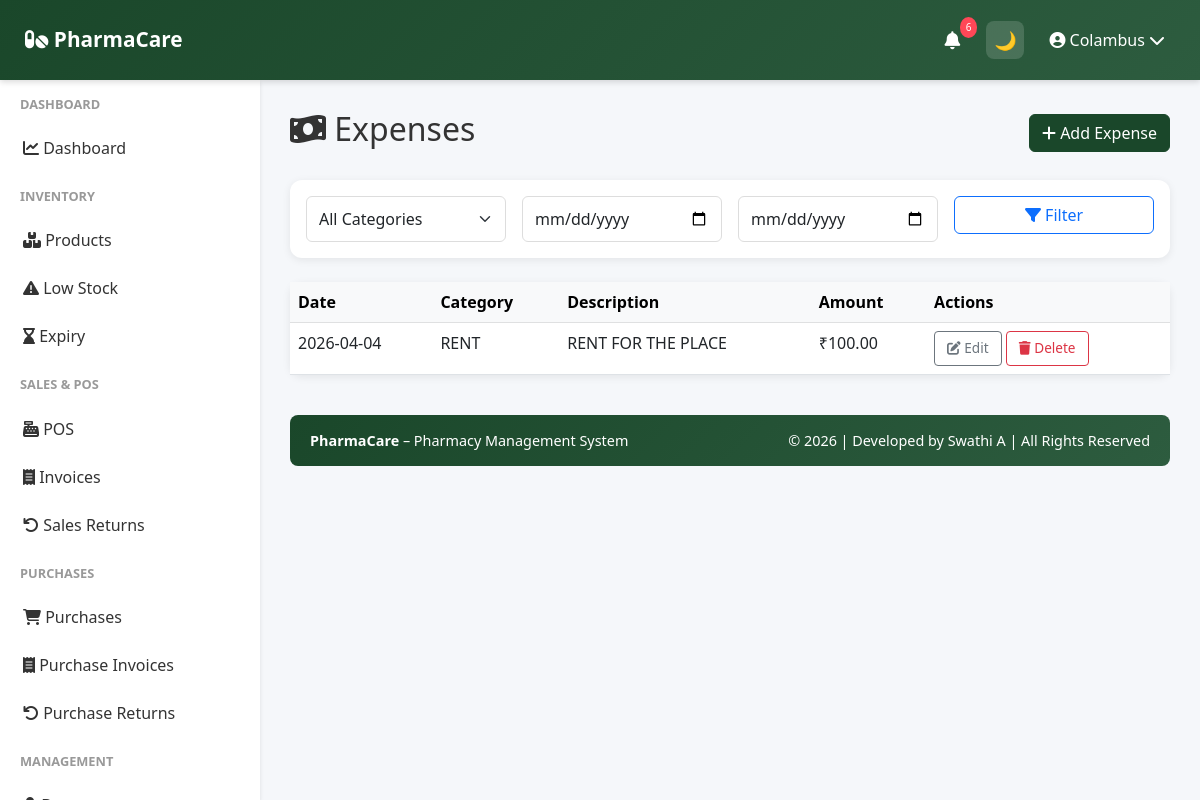
The app's page /accounting/expenses (signed in) with its own data.
### app/models.py (models this page shows, shortened)
class User(UserMixin, db.Model):
    __tablename__ = 'user'
    id = db.Column(db.Integer, primary_key=True)
    company_id = db.Column(db.Integer, db.ForeignKey('company.id'), nullable=False)
    role = db.Column(db.String(20), default='manager')
    username = db.Column(db.String(255), unique=True, nullable=False)
    password_hash = db.Column(db.String(255), nullable=False)
    is_active = db.Column(db.Boolean, default=True)
    last_login = db.Column(db.DateTime)
    created_date = db.Column(db.DateTime, default=datetime.utcnow)
    updated_date = db.Column(db.DateTime, default=datetime.utcnow, onupdate=datetime.utcnow)
    company = db.relationship('Company', back_populates='user')

class Expense(db.Model):
    __tablename__ = 'expense'
    id = db.Column(db.Integer, primary_key=True)
    company_id = db.Column(db.Integer, db.ForeignKey('company.id'), nullable=False)
    expense_category = db.Column(db.String(100), nullable=False)  # 'rent', 'utilities', 'staff', etc.
    description = db.Column(db.String(255), nullable=False)
    amount = db.Column(db.Float, nullable=False)
    receipt_image = db.Column(db.String(500))
    expense_date = db.Column(db.DateTime, nullable=False)
    created_date = db.Column(db.DateTime, default=datetime.utcnow)
    company = db.relationship('Company', back_populates='expenses')

### app/routes/accounting.py (the view)
@accounting_bp.route('/expenses')
@login_required
@require_roles('owner')
def expenses_list():
    company_id = current_user.company_id
    page = request.args.get('page', 1, type=int)
    category = request.args.get('category', '')
    start_date = request.args.get('start_date', '')
    end_date = request.args.get('end_date', '')
    query = Expense.query.filter_by(company_id=company_id)
    if category:
        query = query.filter_by(expense_category=category)
    if start_date and end_date:
        start = datetime.strptime(start_date, '%Y-%m-%d')
        end = datetime.strptime(end_date, '%Y-%m-%d')
        query = query.filter(db.and_(Expense.expense_date >= start, Expense.expense_date <= end))
    expenses = query.order_by(Expense.expense_date.desc()).paginate(page=page, per_page=20)
    categories = db.session.query(Expense.expense_category).filter_by(
        company_id=company_id).distinct().all()
    categories = [c[0] for c in categories if c[0]]
    return render_template('accounting/expenses_list.html',
                         expenses=expenses,
                         category=category,
                         start_date=start_date,
                         end_date=end_date,
                         categories=categories)

### app/utils.py (called while the page is built)
def require_roles(*roles):
    def decorator(f):
        @wraps(f)
        def wrapped(*args, **kwargs):
            if not current_user.is_authenticated:
                return redirect(url_for('auth.login'))
            if current_user.role not in roles:
                return redirect(url_for('auth.access_denied'))
            return f(*args, **kwargs)
        return wrapped
    return decorator

### app/templates/accounting/expenses_list.html (shortened to what this page needs)
{% extends "base.html" %}
{% block content %}
<div class="d-flex justify-content-between align-items-center mb-4">
    <h2><i class="fas fa-money-bill-wave"></i> Expenses</h2>
    <a href="{{ url_for('accounting.add_expense') }}" class="btn btn-primary">
        <i class="fas fa-plus"></i> Add Expense
    </a>
</div>
<div class="card mb-4">
    <div class="card-body">
        <form method="GET" class="row g-3">
            <div class="col-md-3">
                <select name="category" class="form-select">
                    <option value="">All Categories</option>
                </select>
            </div>
            <div class="col-md-3">
                <input type="date" name="start_date" class="form-control" value="{{ start_date }}" placeholder="From">
            </div>
            <div class="col-md-3">
                <input type="date" name="end_date" class="form-control" value="{{ end_date }}" placeholder="To">
            </div>
            <div class="col-md-3">
                <button type="submit" class="btn btn-outline-primary w-100">
                    <i class="fas fa-filter"></i> Filter
                </button>
            </div>
        </form>
    </div>
</div>
<div class="card">
    <div class="table-responsive">
        <table class="table table-hover mb-0">
            <thead class="table-light">
                <tr>
                    <th>Date</th>
                    <th>Category</th>
                    <th>Description</th>
                    <th>Amount</th>
                    <th>Actions</th>
                </tr>
            </thead>
            <tbody>
                {% if expenses.items %}
                    {% for expense in expenses.items %}
                    <tr>
                        <td>{{ expense.expense_date.strftime('%Y-%m-%d') }}</td>
                        <td>{{ expense.expense_category }}</td>
                        <td>{{ expense.description }}</td>
                        <td>₹{{ "%.2f"|format(expense.amount) }}</td>
                        <td>
                            <a href="{{ url_for('accounting.edit_expense', expense_id=expense.id) }}" class="btn btn-sm btn-outline-secondary">
                                <i class="fas fa-edit"></i> Edit
                            </a>
                            <form method="POST" action="{{ url_for('accounting.delete_expense', expense_id=expense.id) }}" style="display: inline;">
                                <button type="submit" class="btn btn-sm btn-outline-danger" onclick="return confirm('Delete this expense?')">
                                    <i class="fas fa-trash"></i> Delete
                                </button>
                            </form>
                        </td>
                    </tr>
                    {% endfor %}
                {% endif %}
            </tbody>
        </table>
    </div>
</div>
{% endblock %}

### app/templates/base.html (shortened to what this page needs)
<!doctype html>
<html lang="en" data-theme="light">
  <head>
    <link
      href="https://cdn.jsdelivr.net/npm/bootstrap@5.3.0/dist/css/bootstrap.min.css"
      rel="stylesheet"
    />
    <link
      rel="stylesheet"
      href="https://cdnjs.cloudflare.com/ajax/libs/font-awesome/6.4.0/css/all.min.css"
    />
  </head>
  <body>
   <nav class="navbar">
  <a class="navbar-brand" href="{{ url_for('dashboard.dashboard') }}">
    <i class="fas fa-pills"></i> PharmaCare
  </a>
  <div class="navbar-right">
    <div class="nav-icon dropdown">
      <a href="#" data-bs-toggle="dropdown">
        <i class="fas fa-bell"></i>
        <span id="alert-badge" class="notification-badge">3</span>
      </a>
    </div>
    <button id="themeToggle" class="nav-icon">
      🌙
    </button>
    <div class="user-menu-navbar dropdown">
      <a href="#" data-bs-toggle="dropdown">
        <i class="fas fa-user-circle"></i>
        {{ current_user.username }}
        <i class="fas fa-chevron-down"></i>
      </a>
    </div>
  </div>
</nav>
    {% if current_user.is_authenticated %}
    <div class="sidebar">
      <nav class="nav flex-column">
        {% if current_user.company and current_user.company.company_name ==
        'Platform Admin' %}
        <div class="nav-section-title">Admin</div>
        <a
          class="nav-link {% if 'admin/companies' in request.path %}active{% endif %}"
          href="{{ url_for('admin.companies_list') }}"
        >
          <i class="fas fa-building"></i> Companies
        </a>
        <a class="nav-link" href="{{ url_for('auth.profile') }}">
          <i class="fas fa-cog"></i> Settings
        </a>
        {% else %}
        <div class="nav-section-title">Dashboard</div>
        <a
          class="nav-link {% if request.endpoint == 'dashboard.dashboard' %}active{% endif %}"
          href="{{ url_for('dashboard.dashboard') }}"
        >
          <i class="fas fa-chart-line"></i> Dashboard
        </a>
        <div class="nav-section-title">Inventory</div>
        <a
          class="nav-link {% if 'inventory' in request.path %}active{% endif %}"
          href="{{ url_for('inventory.products_list') }}"
        >
          <i class="fas fa-boxes"></i> Products
        </a>
        <a
          class="nav-link {% if request.endpoint == 'inventory.low_stock_report' %}active{% endif %}"
          href="{{ url_for('inventory.low_stock_report') }}"
        >
          <i class="fas fa-exclamation-triangle"></i> Low Stock
        </a>
        <a
          class="nav-link {% if request.endpoint == 'inventory.expiry_report' %}active{% endif %}"
          href="{{ url_for('inventory.expiry_report') }}"
        >
          <i class="fas fa-hourglass-end"></i> Expiry
        </a>
        <div class="nav-section-title">Sales & POS</div>
        <a
          class="nav-link {% if request.endpoint == 'sales.pos' %}active{% endif %}"
          href="{{ url_for('sales.pos') }}"
        >
          <i class="fas fa-cash-register"></i> POS
        </a>
        <a
          class="nav-link {% if 'invoices' in request.path %}active{% endif %}"
          href="{{ url_for('sales.invoices_list') }}"
        >
          <i class="fas fa-receipt"></i> Invoices
        </a>
        <a
          class="nav-link {% if request.endpoint == 'sales.sales_returns_list' %}active{% endif %}"
          href="{{ url_for('sales.sales_returns_list') }}"
        >
          <i class="fas fa-undo"></i> Sales Returns
        </a>
<div class="nav-section-title">Purchases</div>
<a
  class="nav-link {% if request.endpoint == 'purchases.purchases_list' %}active{% endif %}"
  href="{{ url_for('purchases.purchases_list') }}"
>
  <i class="fas fa-shopping-cart"></i> Purchases
</a>
<a
  class="nav-link {% if 'purchases' in request.path %}active{% endif %}"
  href="{{ url_for('purchases.purchases_list') }}"
>
  <i class="fas fa-receipt"></i> Purchase Invoices
</a>
<a
  class="nav-link {% if request.endpoint == 'purchases.returns_list' %}active{% endif %}"
  href="{{ url_for('purchases.returns_list') }}"
>
  <i class="fas fa-undo"></i> Purchase Returns
</a>
        <div class="nav-section-title">Management</div>
        <a
          class="nav-link {% if 'doctors' in request.path %}active{% endif %}"
          href="{{ url_for('doctors.doctors_list') }}"
        >
        </a>
        {% endif %}
      </nav>
    </div>
    {% endif %}
    <div
      class="{% if current_user.is_authenticated %}main-content{% else %}auth-page{% endif %}"
    >
       {% block content %}{% endblock %}
      <footer class="footer text-center">
        <div class="row">
          <div class="col-md-6 text-md-start">
            <strong>PharmaCare</strong> – Pharmacy Management System
          </div>
          <div class="col-md-6 text-md-end">
            © 2026 | Developed by Swathi A | All Rights Reserved
          </div>
        </div>
      </footer>
    </div>
  </body>
</html>

### app/templates/base.html (style rules this page uses)
:root { --primary-color: #1a472a; --secondary-color: #2d5c3f; --danger-color: #dc3545; --success-color: #28a745; --warning-color: #ffc107; --info-color: #17a2b8; --bg-color: #f5f7fa; --text-color: #333; --card-bg: #ffffff; --sidebar-bg: #ffffff; }
body { font-family: "Segoe UI", Tahoma, Geneva, Verdana, sans-serif; background: var(--bg-color); color: var(--text-color); }
.navbar { background: linear-gradient(135deg,var(--primary-color),var(--secondary-color)); box-shadow:0 2px 6px rgba(0,0,0,0.15); position:fixed; top:0; left:0; width:100%; height: 80px; z-index:1000; display:flex; align-items:center; justify-content:space-between; padding:0 25px; }
.navbar-brand { font-weight:600; font-size:1.3rem; }
.navbar-right { display:flex; align-items:center; gap:15px; }
.nav-icon { width:38px; height:38px; display:flex; align-items:center; justify-content:center; border-radius:8px; color:#fff; font-size:18px; cursor:pointer; position:relative; transition:all 0.25s ease; }
.navbar a { color:white !important; text-decoration:none; }
#themeToggle { border:none; background:rgba(255,255,255,0.15); width:38px; height:38px; border-radius:8px; display:flex; align-items:center; justify-content:center; font-size:18px; cursor:pointer; }
.navbar .fa-bell { color:white; }
.notification-badge { position:absolute; top:-4px; right:-6px; background:#ff4757; color:white; font-size:10px; padding:3px 6px; border-radius:50%; }
.user-menu-navbar { display:flex; align-items:center; gap:8px; color:white; font-weight:500; cursor:pointer; padding:6px 10px; border-radius:8px; transition:all 0.25s ease; }
.sidebar { background: var(--sidebar-bg); box-shadow:0 2px 4px rgba(0,0,0,0.1); position:fixed; top:80px; left:0; bottom:0; width:260px; overflow-y:auto; }
.sidebar .nav-link { color:var(--text-color); padding:12px 20px; border-left:3px solid transparent; transition:.3s; }
.sidebar .nav-section-title { font-size:.8rem; font-weight:600; color:#999; text-transform:uppercase; padding:15px 20px 10px; }
.main-content { margin-left:260px; margin-top:80px; padding:30px; }
.card, .stat-card { background:var(--card-bg); color:var(--text-color); border:none; border-radius:12px; box-shadow:0 2px 8px rgba(0,0,0,0.08); }
.form-control, .form-select { border:1px solid #ddd; border-radius:6px; padding:10px 12px; }
.btn-primary { background:var(--primary-color); border-color:var(--primary-color); }
.btn-sm { padding:6px 12px; font-size:.85rem; }
.footer { background:linear-gradient(135deg,var(--primary-color),var(--secondary-color)); color:#fff; padding:15px 20px; margin-top:40px; border-radius:8px; font-size:.9rem; }

### records on screen
User: username "Colambus"
Expense: expense_date "2026-04-04", expense_category "RENT", description "RENT FOR THE PLACE", amount "100.00"
